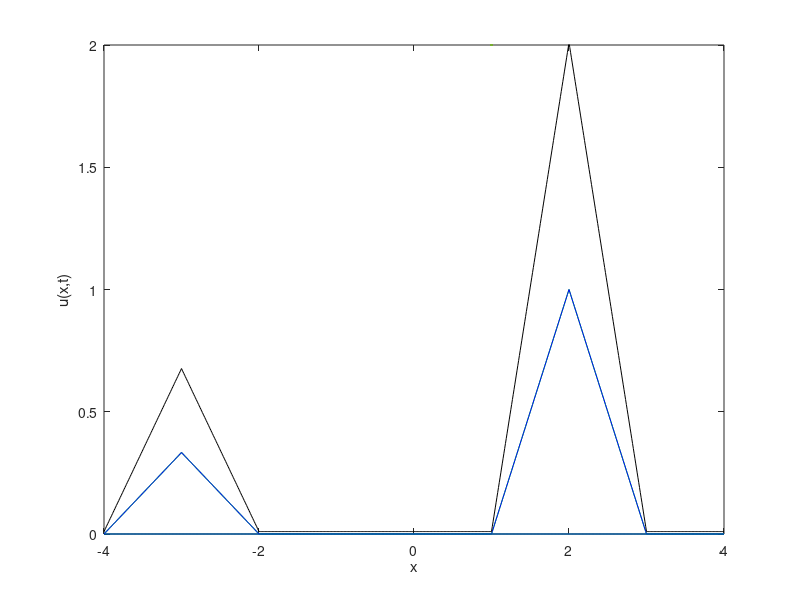

The MATLAB source for this figure: (Note: this script raises an error after producing the figure.)
c = 2; % Wave speed
x = -4:0.01:4; % Region defined
a = 2;
b = -3;
dt = 0.01; % Time step
start_time = 0; % Initial time
end_time = 2; % End time
range = [0, 2]; % Axis range

% Initialising figure
Figure1 = figure(1);
axis_left = x(1);
axis_right = x(end);
axis_top = range(1);
axis_bottom = range(2);
% exportgraphics(gcf,'Travelling_wave_q2.gif');
for t=start_time:dt:end_time
    % clf(1);
    
    
    % Initialise function size
    phi1_1=zeros(size(x));
    phi1_2=zeros(size(x));
    phi2_1=zeros(size(x));
    phi2_2=zeros(size(x));
    y3=zeros(size(x));

    % Travelling wave
    phi1_1(abs(x-a-c*t)<1) = 1*(1-abs(x(abs(x-a-c*t)<1)-a-c*t));
    phi1_2(abs(x-a+c*t)<1) = 1*(1-abs(x(abs(x-a+c*t)<1)-a+c*t));

    phi2_1(abs(x-b-c*t)<1) = 1/3*(1-abs(x(abs(x-b-c*t)<1)-b-c*t));
    phi2_2(abs(x-b+c*t)<1) = 1/3*(1-abs(x(abs(x-b+c*t)<1)-b+c*t));
    % Superposition of waves
    % y1 = phi1_1+phi1_2;
    % y2 = phi2_1+phi2_2;
    % y3(abs(x-a+c*t)<1 & (abs(x-b-c*t)<1)) = phi2_1(abs(x-a+c*t)<1 & (abs(x-b-c*t)<1)) ...
    %     + phi1_2(abs(x-a+c*t)<1 & (abs(x-b-c*t)<1));
    y = phi1_1 + phi1_2 + phi2_1 + phi2_2 + 0.01;

    % Plotting the waves
    plot(x,phi1_1,'g',LineWidth=3)
    hold on
    plot(x,phi1_2,'b',LineWidth=3)

    plot(x,phi2_1,'g',LineWidth=3)
    plot(x,phi2_2,'b',LineWidth=3)

    plot(x,y,'k',LineWidth=2);

    axis([axis_left axis_right axis_top axis_bottom]);
    ylabel("u(x,t)")
    xlabel("x")
    % xticks([axis_left axis_left/2 0 axis_right/2 axis_right])
    % xticklabels({'x=-4pi','x = -2pi','x = 0','x = 2pi','x = 4pi'})

    hold off
    

    % Adding time to plot
    time_string = sprintf("t=%1.2f",round(t,2));
    text(pi,0.9,time_string);

    % Creating animation
    drawnow;
    

    % Create gif
    % exportgraphics(gcf,'two_triangle_travelling_wave_diff_height.gif','Append',true);
% 
end